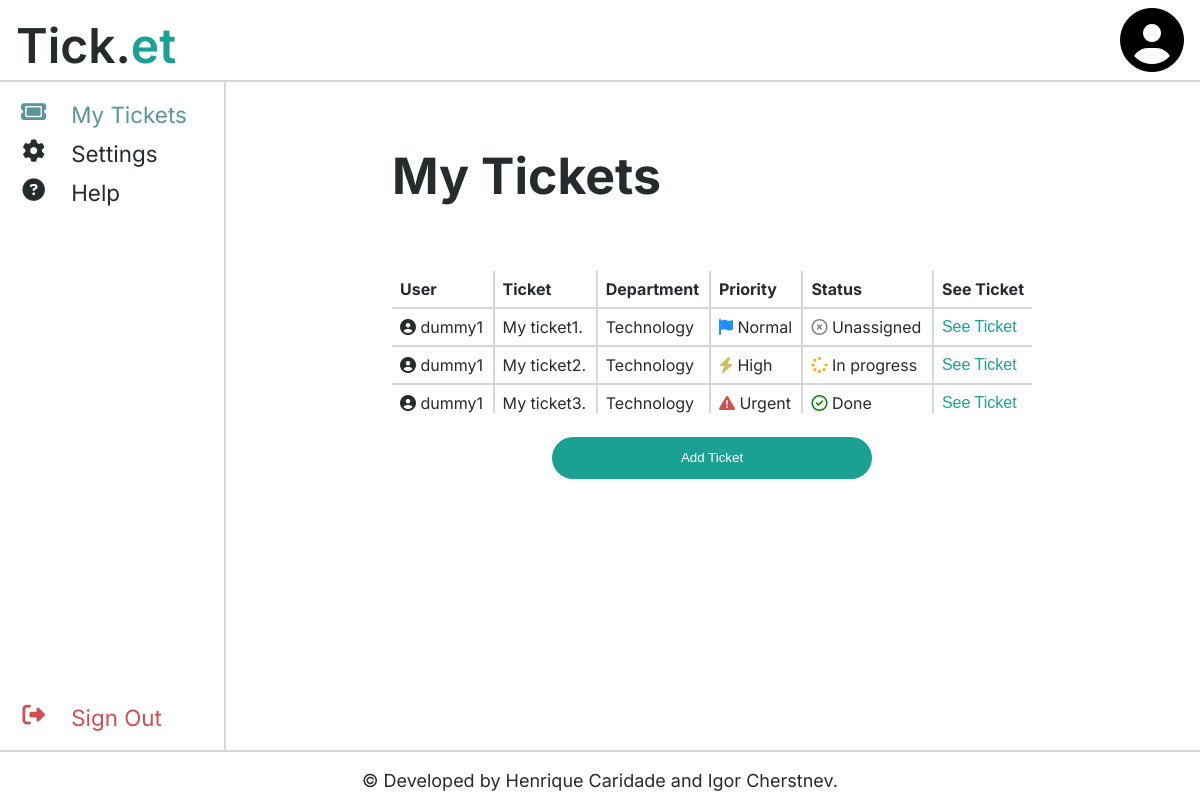
The app's page /pages/dashboard.php (signed in) with its own data.
### tables this page shows
CREATE TABLE Ticket (
    id INTEGER PRIMARY KEY NOT NULL,
    publisher STRING NOT NULL REFERENCES User(username),
    department STRING NOT NULL REFERENCES Department(username),
    publishDate DATETIME NOT NULL,
    priority STRING NOT NULL CHECK (priority IN('Normal', 'High', 'Urgent')),
    subject STRING NOT NULL,
    text STRING NOT NULL
);

CREATE TABLE TicketStatus (
    id INTEGER PRIMARY KEY AUTOINCREMENT NOT NULL,
    ticketId INTEGER NOT NULL REFERENCES Ticket(id),
    agentUsername STRING REFERENCES User(username),
    date DATETIME NOT NULL,
    status STRING NOT NULL CHECK (status IN('Unassigned', 'In progress', 'Done'))
);

### classes/ticket.php (called while the page is built, shortened)
<?php
    include_once("../classes/ticketStatus.php");
    class Ticket {
        private function __construct(PDO $db, int $id, string $publisher, string $department, DateTime $publishDate, string $priority, string $subject, string $text) {
            $this->department = $department;
            $this->subject = $subject;
            $this->statuses = TicketStatus::getTicketStatuses($db, $id);
        }
        private static function fromArray(PDO $db, array $ticket) : Ticket {
            return new Ticket($db, (int) $ticket['id'], $ticket['publisher'], $ticket['department'], new DateTime($ticket['publishDate']), $ticket['priority'], $ticket['subject'], $ticket['text']);
        }
        public static function getTicketsFromUsername(PDO $db, string $username) : array {
            $stmt = $db->prepare('SELECT * FROM Ticket WHERE publisher=?');
            $stmt->execute(array($username));
            $tickets = $stmt->fetchAll();
            $ticketArray = array();
            foreach ($tickets as $ticket) {
                $ticketArray[] = Ticket::fromArray($db, $ticket);
            }
            return $ticketArray;
        }
    }
?>

### classes/ticketStatus.php (called while the page is built, shortened)
<?php
    class TicketStatus {
        private static function fromArray(array $status) : TicketStatus {
            return new TicketStatus((int) $status['id'], (int) $status['ticketId'], $status['agentUsername'], new DateTime($status['date']), $status['status']);
        }
        public static function getTicketStatuses(PDO $db, int $id) : array {
            $stmt = $db->prepare('SELECT * FROM TicketStatus WHERE ticketId=?');
            $stmt->execute(array($id));
            $statuses = $stmt->fetchAll();
            $statusArray = array();
            foreach ($statuses as $status) {
                $statusArray[] = TicketStatus::fromArray($status);
            }
            usort($statusArray, fn(TicketStatus $a, TicketStatus $b) => ($a->date > $b->date) ? 1 : (($a->date < $b->date) ? -1 : 0));
            return $statusArray;
        }
    }
?>

### templates/ticket.php (the view, shortened to what this page needs)
<?php
    include_once("../classes/ticket.php");
    include_once("../templates/profile.php");
    include_once("../templates/priority.php");
    include_once("../templates/status.php");
    function _drawTicket(Ticket $ticket) {
?>
<tr class="ticket">
    <td class="ticket-username"><?php drawProfile($ticket->publisher, true); ?></td>
    <td class="ticket-subject"><?=htmlentities($ticket->subject)?></td>
    <td class="ticket-department"><?=htmlentities($ticket->department)?></td>
    <td class="ticket-priority"><?php drawPriority($ticket->priority); ?></td>
    <td class="ticket-status"><?php drawStatus($ticket->status->status); ?></td>
    <td class="ticket-edit">
        <form class="ticket-page-form" action="../pages/ticket_page.php" method="post">
            <button type='submit' class="ticket-page-submit">See Ticket</button>
        </form>
    </td>
</tr>
<?php
    }
    function drawTickets(array $tickets) {
?>
<table id="tickets">
    <thead>
        <tr>
            <th>User</th>
            <th>Ticket</th>
            <th>Department</th>
            <th>Priority</th>
            <th>Status</th>
            <th style="width: 0;">See Ticket</th>
        </tr>
    </thead>
    <tbody>
    <?php
    foreach ($tickets as $ticket) {
        _drawTicket($ticket);
    }
    ?>
    </tbody>
</table>
<?php
    }
        ?>

### templates/profile.php
<?php
    function drawProfile(?string $username, bool $showUsername=false, bool $showIcon=true) {
?>
<div class="profile" data-user="<?=htmlentities($username)?>">
<?php if ($showIcon) { ?>
<i class="fa-solid fa-circle-user"></i>
<?php } if ($showUsername) { ?>
    <span class="username"><?=htmlentities($username)?></span>
<?php } ?>
</div>
<?php
    }
?>

### templates/priority.php
<?php
    function drawPriority(string $priority) {
?>
<div class="priority">
    <?php if($priority === 'Normal'){
        ?>
        <i class="fa-solid fa-flag"style="color: dodgerblue"></i>
    <?php }
    else if($priority === 'High') {?>
        <i class="fa-solid fa-bolt" style="color: var(--warning-color)"></i>
    <?php }
    else if($priority ==='Urgent') {?>
        <i class="fa-solid fa-triangle-exclamation" style="color: var(--error-color)"></i>
    <?php } ?>
        <span class="priority"><?=htmlentities($priority)?></span>
</div> <?php }?>

### templates/status.php
<?php
    function drawStatus(string $status) {
?>
<div class="status">
    <?php if($status === 'Unassigned'){
        ?>
        <i class="fa-regular fa-circle-xmark" style="color: gray;"></i>
    <?php }
    else if($status === 'In progress') {?>
        <i class="fa-solid fa-spinner" style="color: orange"></i>
    <?php }
    else if($status ==='Done') {?>
        <i class="fa-regular fa-circle-check" style =" color: green;"></i>
    <?php } ?>
        <span class="status"><?=htmlentities($status)?></span>
</div> <?php }?>

### css/include.css (style rules this page uses)
:root { --primary-background-color: #ffffffff; --secondary-background-color: #d7d7d7ff; --primary-color: #262b2dff; --secondary-color: #5c9599ff; --accent-color: #1aa193ff; --error-color: #ce5050ff; --warning-color: #cfbd63ff; --success-color: #51d880ff; --header-height: 5rem; --footer-height: 3rem; --sidebar-width: 14rem; --sidebar-padding: 15px; --margin-sides: 10rem; }

### css/main.css (style rules this page uses)
body { font-family: 'Inter', sans-serif; background-color: var(--primary-background-color); color: var(--primary-color); }

### css/button.css (style rules this page uses)
button.ticket-page-submit, button.user-page-submit { background-color: transparent; border: none; color: var(--accent-color); font-size: 1rem; padding: 0; width: 100%; text-align: left; }
form.ticket-page-form, form.user-page-form, form.profile-form { margin-block-end: 0; }

### css/table.css (style rules this page uses)
table { width: 100%; border-collapse: collapse; }
table, table th, table td { position: relative; }
table th { padding: 0.5em; text-align: left; }
table td { min-width: 0; padding: 0.5em; overflow: hidden; border-top: 2px solid var(--secondary-background-color); }
table td { white-space: nowrap; position: relative; overflow: hidden; min-width: 0; }
table th { white-space: nowrap; }

### records on screen
ticket: publisher "dummy1", subject "My ticket1.", department "Technology", priority "Normal"
ticketstatus: status "Unassigned"
ticket: publisher "dummy1", subject "My ticket2.", department "Technology", priority "High"
ticketstatus: status "In progress"
ticket: publisher "dummy1", subject "My ticket3.", department "Technology", priority "Urgent"
ticketstatus: status "Done"
